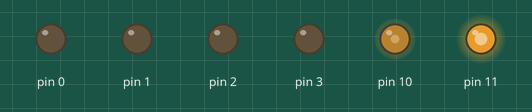
This sketch was run on a simulated Arduino Uno, built with avr-gcc and run on an emulated ATmega328P. Shown: output pins drawn as LEDs (lit = HIGH).

Above: at 0.05 s.
At 2.5 s:
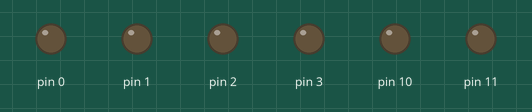
At 3.7 s:
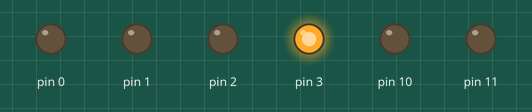
At 4.95 s:
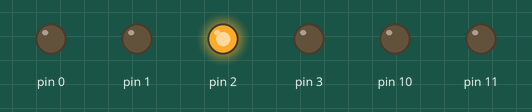
Timing chart, 0 to 6.5 s (numbered marks = the images above):
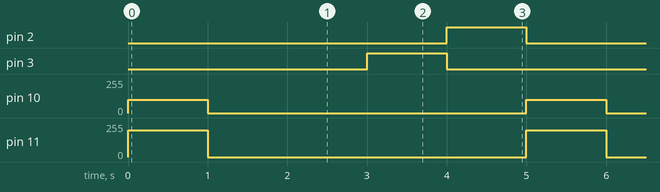

The sketch:

recuperatorio_cod.ino
```cpp
void setup()
{
  pinMode(0, OUTPUT);
  pinMode(1, OUTPUT);
  pinMode(2, OUTPUT);
  pinMode(3, OUTPUT);
  int time = 2000;
}

void loop()
{
  analogWrite(11, 200);
  analogWrite(10, 100);
  delay(1000);
  digitalWrite(11, LOW);
  digitalWrite(10, LOW);
  digitalWrite(9, HIGH);
  digitalWrite(8, HIGH);
  delay(1000);
  digitalWrite(9, LOW);
  digitalWrite(8, LOW);
  digitalWrite(7, HIGH);
  delay(1000);
  digitalWrite(7, LOW);
  digitalWrite(5, HIGH);
  digitalWrite(3, HIGH);
  delay(1000);
  digitalWrite(5, LOW);
  digitalWrite(3, LOW);
  analogWrite(2, 150);
  delay(1000);
  digitalWrite(2, LOW);

}
```

Measured:
- by itself, pin 2, pin 3: alternates HIGH for 1.0 s and LOW for 4.0 s
- by itself, pin 10: alternates 100/255 for 1.0 s and 0/255 for 4.0 s
- by itself, pin 11: alternates 200/255 for 1.0 s and 0/255 for 4.0 s
